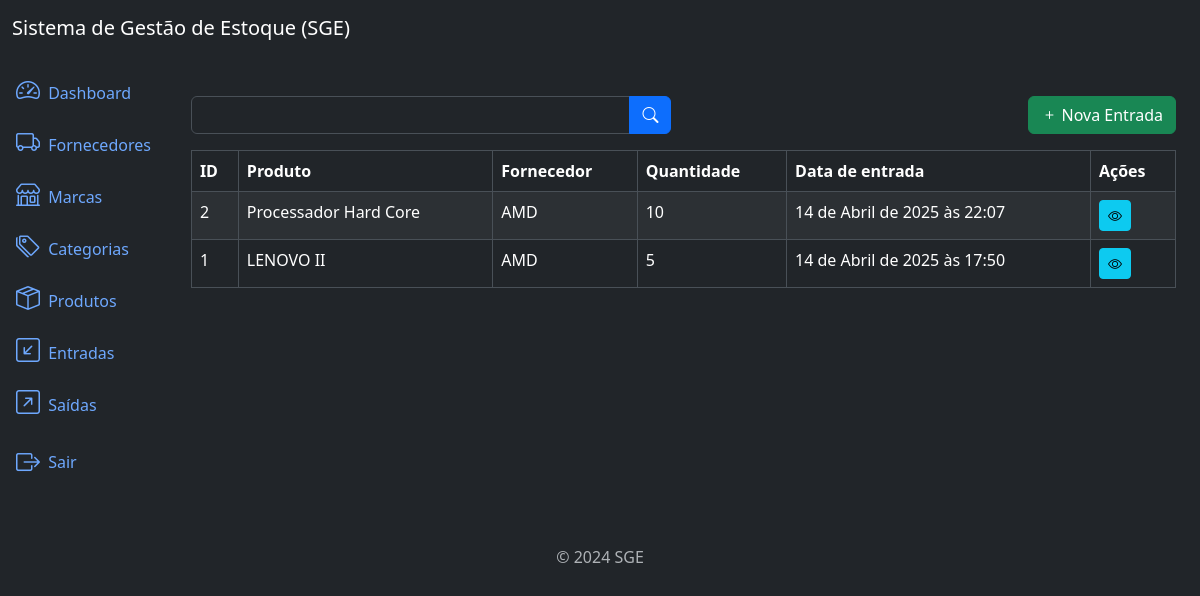
Before: /inflows/list (signed in) with the older database file.
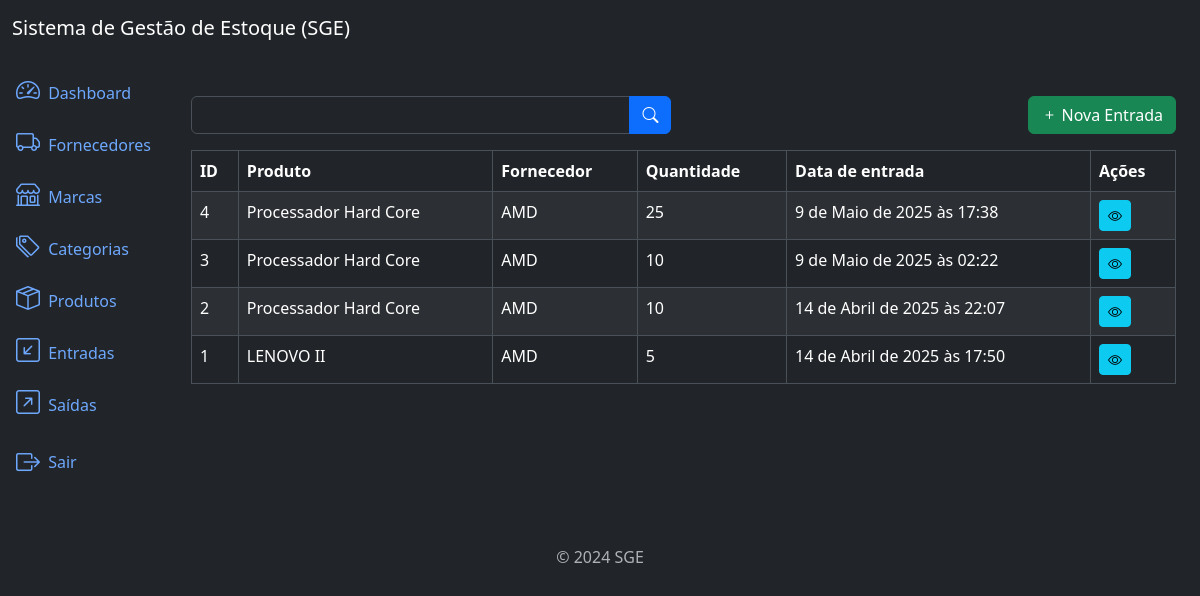
After: the same page with the newer database file.
### inflows/models.py (models this page shows, shortened)
class Inflow(models.Model):
    supplier = models.ForeignKey(Supplier, on_delete=models.PROTECT, related_name='inflows')
    product = models.ForeignKey(Product, on_delete=models.PROTECT, related_name='inflows')
    quantity = models.IntegerField()
    description = models.TextField(null=True, blank=True)
    created_at = models.DateTimeField(auto_now_add=True)
    updated_at = models.DateTimeField(auto_now=True)
    class Meta:
        ordering = ['-created_at']

### products/models.py (models this page shows)
class Product(models.Model):
    title = models.CharField(max_length=500)
    category = models.ForeignKey(Category, on_delete=models.PROTECT, related_name='products')
    brand = models.ForeignKey(Brand, on_delete=models.PROTECT, related_name='products')
    description = models.TextField(null=True, blank=True)
    serie_number = models.CharField(max_length=200, null=True, blank=True)
    cost_price = models.DecimalField(max_digits=20, decimal_places=2)
    selling_price = models.DecimalField(max_digits=20, decimal_places=2)
    quantity = models.IntegerField(default=0)
    created_at = models.DateTimeField(auto_now_add=True)
    updated_at = models.DateTimeField(auto_now=True)
    class Meta:
        ordering = ['title']
    def __str__(self):
        return self.title

### suppliers/models.py (models this page shows)
class Supplier(models.Model):
    name = models.CharField(max_length=500)
    description = models.TextField(null=True, blank=True)
    created_at = models.DateTimeField(auto_now_add=True)
    updated_at = models.DateTimeField(auto_now=True)
    class Meta:
        ordering = ['name']
    def __str__(self):
        return self.name

### inflows/views.py (the view)
# urls.py: path('inflows/list', InflowListView.as_view(), name='inflow_list'),
class InflowListView(LoginRequiredMixin, PermissionRequiredMixin, ListView):
    model = Inflow
    template_name = 'inflow_list.html'
    context_object_name = 'inflows'
    paginate_by = 10
    permission_required = 'inflows.view_inflow'
    def get_queryset(self):
        queryset = super().get_queryset()
        product = self.request.GET.get("product")
        if product:
            queryset = queryset.filter(product__title__icontains=product)
        return queryset

### inflows/templates/inflow_list.html (shortened to what this page needs)
{% extends 'base.html' %}
{% block content %}
<div class="row mb-3">
    <div class="col-md-6">
        <form method="get" action="{% url 'inflow_list' %}">
            <div class="input-group">
                <input type="text" class="form-control" name="product" label="Produto" value="{{ request.GET.product }}">
                <button type="submit" class="btn btn-primary">
                    <i class="bi bi-search"></i>
                </button>
            </div>
        </form>
    </div>
    {% if perms.inflows.add_inflow %}
    <div class="col-md-6">
        <a href="{% url 'inflow_create' %}" class="btn btn-success float-end">
            <i class="bi bi-plus"></i>
            Nova Entrada
        </a>
    </div>
    {% endif %}
</div>
<div class="table-responsive">
    <table class="table table-striped table-bordered">
        <thead class="thead-dark">
            <tr>
                <th>ID</th>
                <th>Produto</th>
                <th>Fornecedor</th>
                <th>Quantidade</th>
                <th>Data de entrada</th>
                <th>Ações</th>
            </tr>
        </thead>
        <tbody>
            {% for inflow in inflows %}
            <tr>
                <td>{{ inflow.id }}</td>
                <td>{{ inflow.product }}</td>
                <td>{{ inflow.supplier }}</td>
                <td>{{ inflow.quantity }}</td>
                <td>{{ inflow.created_at }}</td>
                <td>
                    <a href="{% url 'inflow_detail' inflow.id %}" class="btn btn-info btn-sm">
                        <i class="bi bi-eye"></i>
                    </a>
                </td>
            </tr>
            {% endfor %}
        </tbody>
    </table>
</div>
{% endblock %}

### core/templates/base.html (shortened to what this page needs)
<!DOCTYPE html>
<html lang="pt-br" data-bs-theme="dark">
<head>
  <link href="https://cdn.jsdelivr.net/npm/bootstrap@5.3.3/dist/css/bootstrap.min.css" rel="stylesheet">
  <link rel="stylesheet" href="https://cdn.jsdelivr.net/npm/bootstrap-icons@1.11.3/font/bootstrap-icons.min.css">
</head>
<body>
  {% include 'components/_header.html' %}
  <div class="container-fluid">
    {% if user.is_authenticated %}
        {% include 'components/_sidebar.html' %}
    {% endif%}
    <div class="col py-3">
      <div class="container mt-4">
        <main>
          {% block content %}
          {% endblock %}
        </main>
      </div>
    </div>
  </div>
  </div>
  {% include 'components/_footer.html' %}
</body>
</html>

### core/templates/components/_header.html
<nav class="navbar navbar-expand-lg navbar-light bg-dark">
  <div class="container-fluid">
    <a class="navbar-brand text-white" href="#">Sistema de Gestão de Estoque (SGE)</a>
  </div>
</nav>

### core/templates/components/_sidebar.html (shortened to what this page needs)
<div class="row flex-nowrap">
  <div class="col-auto col-md-0 col-xl-0 px-0 bg-dark">
    <div class="d-flex flex-column align-items-center align-items-sm-start px-3 pt-2 text-white">
      <div class="collapse d-sm-block" id="menuCollapse">
        <ul class="nav flex-column align-items-start" id="menu">
          <li>
            <a href="{% url 'home' %}" class="nav-link px-0 align-middle">
              <i class="bi bi-speedometer2 fs-4"></i>
              <span class="ms-1">Dashboard</span>
            </a>
          </li>
          {% if perms.suppliers.view_supplier %}
          <li>
            <a href="{% url 'supplier_list' %}" class="nav-link px-0 align-middle">
              <i class="bi bi-truck fs-4"></i>
              <span class="ms-1">Fornecedores</span>
            </a>
          </li>
          {% endif %}
          {% if perms.brands.view_brand %}
          <li>
            <a href="{% url 'brand_list' %}" class="nav-link px-0 align-middle">
              <i class="bi bi-shop fs-4"></i>
              <span class="ms-1">Marcas</span>
            </a>
          </li>
          {% endif %}
          {% if perms.categories.view_category %}
          <li>
            <a href="{% url 'category_list' %}" class="nav-link px-0 align-middle">
              <i class="bi bi-tags fs-4"></i>
              <span class="ms-1">Categorias</span>
            </a>
          </li>
          {% endif %}
          {% if perms.products.view_product %}
          <li>
            <a href="{% url 'product_list' %}" class="nav-link px-0 align-middle">
              <i class="bi bi-box-seam fs-4"></i>
              <span class="ms-1">Produtos</span>
            </a>
          </li>
          {% endif %}
          {% if perms.inflows.view_inflow %}
          <li>
            <a href="{% url 'inflow_list' %}" class="nav-link px-0 align-middle">
              <i class="bi bi-arrow-down-left-square fs-4"></i>
              <span class="ms-1">Entradas</span>
            </a>
          </li>
          {% endif %}
          {% if perms.outflows.view_outflow %}
          <li>
            <a href="{% url 'outflow_list' %}" class="nav-link px-0 align-middle">
              <i class="bi bi-arrow-up-right-square fs-4"></i>
              <span class="ms-1">Saídas</span>
            </a>
          </li>
          {% endif %}
          <li>
            <form action="{% url 'logout' %}" method="post" id="logout-form" class="nav-link px-0 align-middle">
                <button type="submit" class="btn btn-link text-decoration-none text-reset nav-link px-0 align-middle">
                    <i class="bi bi-box-arrow-right fs-4 align-middle"></i>
                    <span class="ms-1 align-middle">Sair</span>
                </button>
            </form>
          </li>
        </ul>
      </div>
    </div>
  </div>

### core/templates/components/_footer.html
<footer class="footer mt-auto py-3 text-center">
  <div class="container">
    <span class="text-muted">© 2024 SGE</span>
  </div>
</footer>

Changed rows visible on the page:
added Inflow: id "4", product "Processador Hard Core", supplier "AMD", quantity "25", created_at "9 de Maio de 2025 às 17:38"
added Inflow: id "3", product "Processador Hard Core", supplier "AMD", quantity "10", created_at "9 de Maio de 2025 às 02:22"
